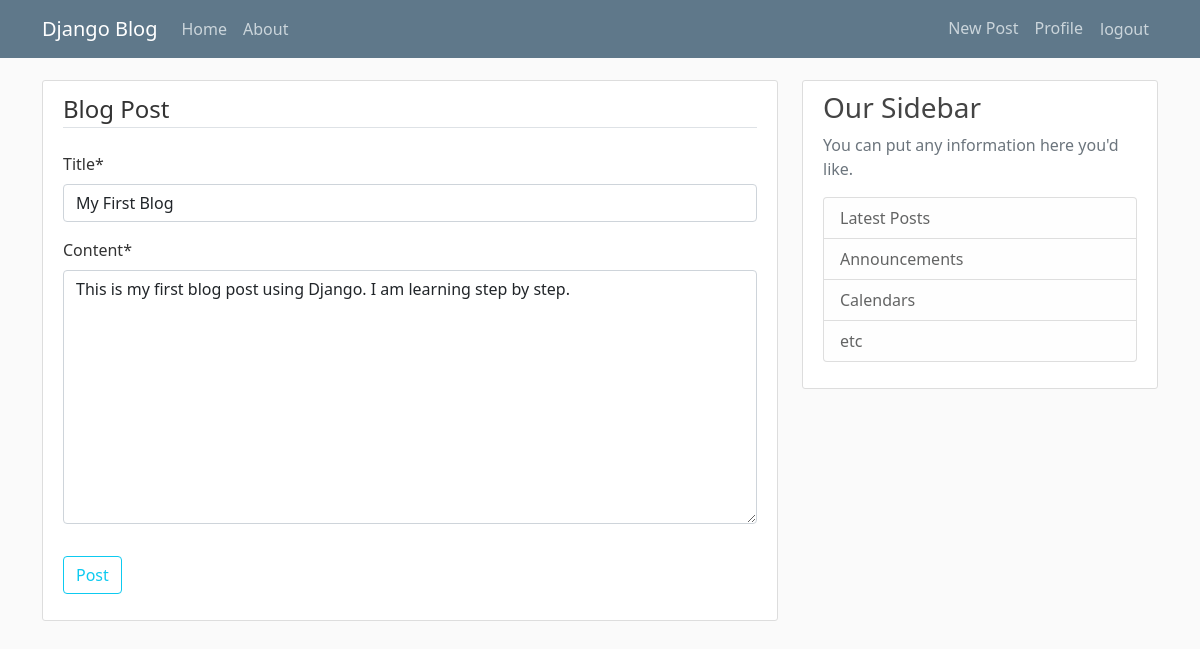
The app's page /post/1/update/ (signed in) with its own data.
### blog/models.py (models this page shows, shortened)
class Post(models.Model):
    title = models.CharField(max_length=100)
    content = models.TextField()
    date_posted = models.DateTimeField(auto_now_add=True)
    author = models.ForeignKey(User, on_delete=models.CASCADE)

### blog/views.py (the view, shortened to what this page needs)
# urls.py: path('post/<int:pk>/update/', PostUpdateView.as_view(), name='post-update'),
class PostUpdateView(LoginRequiredMixin, UserPassesTestMixin, UpdateView):
    model = Post
    fields = ['title' ,'content']
    template_name = 'blog/post_form.html'
    def test_func(self):
        post = self.get_object()
        if self.request.user == post.author:
            return True
        return False

### blog/templates/blog/post_form.html (shortened to what this page needs)
{% extends 'blog/base.html' %}
{% load crispy_forms_tags %}
{% block content %}
<div class="content-section">
    <form method="post">
        <fieldset class="form-group">
            <legend class="border-bottom mb-4">Blog Post</legend>
            {{ form|crispy }}
        </fieldset>
        <div class="form-group pt-3 pb-3">
            <button type="submit" class="btn btn-outline-info">Post</button>
        </div>
    </form>
</div>
{% endblock content %}

### blog/static/blog/main.css (style rules this page uses)
body { background: #fafafa; color: #333333; margin-top: 5rem; }
.content-section { background: #ffffff; padding: 10px 20px; border: 1px solid #dddddd; border-radius: 3px; margin-bottom: 20px; }

### records on screen
Post: title "My First Blog", content "This is my first blog post using Django. I am learning step by step."
